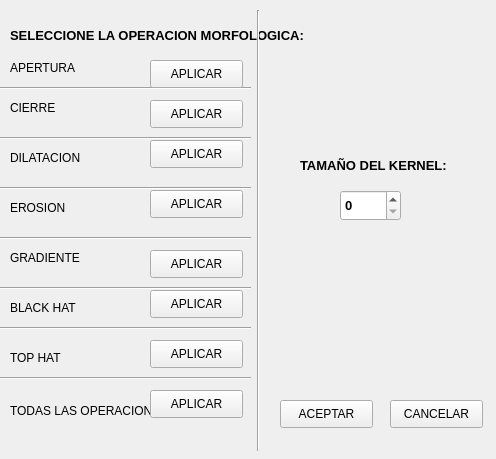
<?xml version="1.0" encoding="UTF-8"?>
<ui version="4.0">
 <class>titulo</class>
 <widget class="QWidget" name="titulo">
  <property name="geometry">
   <rect>
    <x>0</x>
    <y>0</y>
    <width>496</width>
    <height>459</height>
   </rect>
  </property>
  <property name="font">
   <font>
    <family>Arial</family>
    <pointsize>10</pointsize>
    <weight>75</weight>
    <bold>true</bold>
   </font>
  </property>
  <property name="windowTitle">
   <string>Form</string>
  </property>
  <widget class="QLabel" name="label">
   <property name="geometry">
    <rect>
     <x>10</x>
     <y>0</y>
     <width>321</width>
     <height>71</height>
    </rect>
   </property>
   <property name="text">
    <string>SELECCIONE LA OPERACION MORFOLOGICA:</string>
   </property>
   <property name="wordWrap">
    <bool>true</bool>
   </property>
  </widget>
  <widget class="QLabel" name="apertura">
   <property name="geometry">
    <rect>
     <x>10</x>
     <y>60</y>
     <width>101</width>
     <height>16</height>
    </rect>
   </property>
   <property name="font">
    <font>
     <family>Arial</family>
     <pointsize>9</pointsize>
     <weight>50</weight>
     <bold>false</bold>
    </font>
   </property>
   <property name="text">
    <string>APERTURA</string>
   </property>
  </widget>
  <widget class="QLabel" name="cierre">
   <property name="geometry">
    <rect>
     <x>10</x>
     <y>100</y>
     <width>91</width>
     <height>16</height>
    </rect>
   </property>
   <property name="font">
    <font>
     <family>Arial</family>
     <pointsize>9</pointsize>
     <weight>50</weight>
     <bold>false</bold>
    </font>
   </property>
   <property name="text">
    <string>CIERRE</string>
   </property>
  </widget>
  <widget class="QLabel" name="erosion">
   <property name="geometry">
    <rect>
     <x>10</x>
     <y>200</y>
     <width>91</width>
     <height>16</height>
    </rect>
   </property>
   <property name="font">
    <font>
     <family>Arial</family>
     <pointsize>9</pointsize>
     <weight>50</weight>
     <bold>false</bold>
    </font>
   </property>
   <property name="text">
    <string>EROSION</string>
   </property>
  </widget>
  <widget class="QLabel" name="dilatacion">
   <property name="geometry">
    <rect>
     <x>10</x>
     <y>150</y>
     <width>101</width>
     <height>16</height>
    </rect>
   </property>
   <property name="font">
    <font>
     <family>Arial</family>
     <pointsize>9</pointsize>
     <weight>50</weight>
     <bold>false</bold>
    </font>
   </property>
   <property name="text">
    <string>DILATACION</string>
   </property>
  </widget>
  <widget class="QLabel" name="gradiente">
   <property name="geometry">
    <rect>
     <x>10</x>
     <y>250</y>
     <width>91</width>
     <height>16</height>
    </rect>
   </property>
   <property name="font">
    <font>
     <family>Arial</family>
     <pointsize>9</pointsize>
     <weight>50</weight>
     <bold>false</bold>
    </font>
   </property>
   <property name="text">
    <string>GRADIENTE</string>
   </property>
  </widget>
  <widget class="QLabel" name="tophat">
   <property name="geometry">
    <rect>
     <x>10</x>
     <y>350</y>
     <width>81</width>
     <height>16</height>
    </rect>
   </property>
   <property name="font">
    <font>
     <family>Arial</family>
     <pointsize>9</pointsize>
     <weight>50</weight>
     <bold>false</bold>
    </font>
   </property>
   <property name="text">
    <string>TOP HAT</string>
   </property>
  </widget>
  <widget class="QLabel" name="blackhat">
   <property name="geometry">
    <rect>
     <x>10</x>
     <y>300</y>
     <width>91</width>
     <height>16</height>
    </rect>
   </property>
   <property name="font">
    <font>
     <family>Arial</family>
     <pointsize>9</pointsize>
     <weight>50</weight>
     <bold>false</bold>
    </font>
   </property>
   <property name="text">
    <string>BLACK HAT</string>
   </property>
  </widget>
  <widget class="QLabel" name="todos">
   <property name="geometry">
    <rect>
     <x>10</x>
     <y>390</y>
     <width>161</width>
     <height>41</height>
    </rect>
   </property>
   <property name="font">
    <font>
     <family>Arial</family>
     <pointsize>9</pointsize>
     <weight>50</weight>
     <bold>false</bold>
    </font>
   </property>
   <property name="text">
    <string>TODAS LAS OPERACIONES</string>
   </property>
   <property name="wordWrap">
    <bool>true</bool>
   </property>
  </widget>
  <widget class="Line" name="line">
   <property name="geometry">
    <rect>
     <x>250</x>
     <y>10</y>
     <width>16</width>
     <height>441</height>
    </rect>
   </property>
   <property name="orientation">
    <enum>Qt::Vertical</enum>
   </property>
  </widget>
  <widget class="Line" name="line_2">
   <property name="geometry">
    <rect>
     <x>0</x>
     <y>80</y>
     <width>251</width>
     <height>16</height>
    </rect>
   </property>
   <property name="orientation">
    <enum>Qt::Horizontal</enum>
   </property>
  </widget>
  <widget class="Line" name="line_3">
   <property name="geometry">
    <rect>
     <x>0</x>
     <y>130</y>
     <width>251</width>
     <height>16</height>
    </rect>
   </property>
   <property name="orientation">
    <enum>Qt::Horizontal</enum>
   </property>
  </widget>
  <widget class="Line" name="line_4">
   <property name="geometry">
    <rect>
     <x>0</x>
     <y>180</y>
     <width>251</width>
     <height>16</height>
    </rect>
   </property>
   <property name="orientation">
    <enum>Qt::Horizontal</enum>
   </property>
  </widget>
  <widget class="Line" name="line_5">
   <property name="geometry">
    <rect>
     <x>0</x>
     <y>230</y>
     <width>251</width>
     <height>16</height>
    </rect>
   </property>
   <property name="orientation">
    <enum>Qt::Horizontal</enum>
   </property>
  </widget>
  <widget class="Line" name="line_6">
   <property name="geometry">
    <rect>
     <x>0</x>
     <y>280</y>
     <width>251</width>
     <height>16</height>
    </rect>
   </property>
   <property name="orientation">
    <enum>Qt::Horizontal</enum>
   </property>
  </widget>
  <widget class="Line" name="line_7">
   <property name="geometry">
    <rect>
     <x>0</x>
     <y>320</y>
     <width>251</width>
     <height>16</height>
    </rect>
   </property>
   <property name="orientation">
    <enum>Qt::Horizontal</enum>
   </property>
  </widget>
  <widget class="Line" name="line_8">
   <property name="geometry">
    <rect>
     <x>0</x>
     <y>370</y>
     <width>251</width>
     <height>16</height>
    </rect>
   </property>
   <property name="orientation">
    <enum>Qt::Horizontal</enum>
   </property>
  </widget>
  <widget class="QPushButton" name="bnt_apertura">
   <property name="geometry">
    <rect>
     <x>150</x>
     <y>60</y>
     <width>93</width>
     <height>28</height>
    </rect>
   </property>
   <property name="font">
    <font>
     <family>Arial</family>
     <pointsize>9</pointsize>
     <weight>50</weight>
     <bold>false</bold>
    </font>
   </property>
   <property name="text">
    <string>APLICAR</string>
   </property>
  </widget>
  <widget class="QPushButton" name="bnt_cierre">
   <property name="geometry">
    <rect>
     <x>150</x>
     <y>100</y>
     <width>93</width>
     <height>28</height>
    </rect>
   </property>
   <property name="font">
    <font>
     <family>Arial</family>
     <pointsize>9</pointsize>
     <weight>50</weight>
     <bold>false</bold>
    </font>
   </property>
   <property name="text">
    <string>APLICAR</string>
   </property>
  </widget>
  <widget class="QPushButton" name="bnt_dilatacion">
   <property name="geometry">
    <rect>
     <x>150</x>
     <y>140</y>
     <width>93</width>
     <height>28</height>
    </rect>
   </property>
   <property name="font">
    <font>
     <family>Arial</family>
     <pointsize>9</pointsize>
     <weight>50</weight>
     <bold>false</bold>
    </font>
   </property>
   <property name="text">
    <string>APLICAR</string>
   </property>
  </widget>
  <widget class="QPushButton" name="bnt_erosion">
   <property name="geometry">
    <rect>
     <x>150</x>
     <y>190</y>
     <width>93</width>
     <height>28</height>
    </rect>
   </property>
   <property name="font">
    <font>
     <family>Arial</family>
     <pointsize>9</pointsize>
     <weight>50</weight>
     <bold>false</bold>
    </font>
   </property>
   <property name="text">
    <string>APLICAR</string>
   </property>
  </widget>
  <widget class="QPushButton" name="bnt_gradiente">
   <property name="geometry">
    <rect>
     <x>150</x>
     <y>250</y>
     <width>93</width>
     <height>28</height>
    </rect>
   </property>
   <property name="font">
    <font>
     <family>Arial</family>
     <pointsize>9</pointsize>
     <weight>50</weight>
     <bold>false</bold>
    </font>
   </property>
   <property name="text">
    <string>APLICAR</string>
   </property>
  </widget>
  <widget class="QPushButton" name="bnt_blackhat">
   <property name="geometry">
    <rect>
     <x>150</x>
     <y>290</y>
     <width>93</width>
     <height>28</height>
    </rect>
   </property>
   <property name="font">
    <font>
     <family>Arial</family>
     <pointsize>9</pointsize>
     <weight>50</weight>
     <bold>false</bold>
    </font>
   </property>
   <property name="text">
    <string>APLICAR</string>
   </property>
  </widget>
  <widget class="QPushButton" name="bnt_tophat">
   <property name="geometry">
    <rect>
     <x>150</x>
     <y>340</y>
     <width>93</width>
     <height>28</height>
    </rect>
   </property>
   <property name="font">
    <font>
     <family>Arial</family>
     <pointsize>9</pointsize>
     <weight>50</weight>
     <bold>false</bold>
    </font>
   </property>
   <property name="text">
    <string>APLICAR</string>
   </property>
  </widget>
  <widget class="QPushButton" name="bnt_todas">
   <property name="geometry">
    <rect>
     <x>150</x>
     <y>390</y>
     <width>93</width>
     <height>28</height>
    </rect>
   </property>
   <property name="font">
    <font>
     <family>Arial</family>
     <pointsize>9</pointsize>
     <weight>50</weight>
     <bold>false</bold>
    </font>
   </property>
   <property name="text">
    <string>APLICAR</string>
   </property>
  </widget>
  <widget class="QLabel" name="TITULO_2">
   <property name="geometry">
    <rect>
     <x>300</x>
     <y>130</y>
     <width>321</width>
     <height>71</height>
    </rect>
   </property>
   <property name="text">
    <string>TAMAÑO DEL KERNEL: </string>
   </property>
   <property name="wordWrap">
    <bool>true</bool>
   </property>
  </widget>
  <widget class="QSpinBox" name="numero">
   <property name="geometry">
    <rect>
     <x>340</x>
     <y>190</y>
     <width>61</width>
     <height>31</height>
    </rect>
   </property>
  </widget>
  <widget class="QPushButton" name="aceptar">
   <property name="geometry">
    <rect>
     <x>280</x>
     <y>400</y>
     <width>93</width>
     <height>28</height>
    </rect>
   </property>
   <property name="font">
    <font>
     <family>Arial</family>
     <pointsize>9</pointsize>
     <weight>50</weight>
     <bold>false</bold>
    </font>
   </property>
   <property name="text">
    <string>ACEPTAR</string>
   </property>
  </widget>
  <widget class="QPushButton" name="cancelar">
   <property name="geometry">
    <rect>
     <x>390</x>
     <y>400</y>
     <width>93</width>
     <height>28</height>
    </rect>
   </property>
   <property name="font">
    <font>
     <family>Arial</family>
     <pointsize>9</pointsize>
     <weight>50</weight>
     <bold>false</bold>
    </font>
   </property>
   <property name="text">
    <string>CANCELAR</string>
   </property>
  </widget>
 </widget>
 <resources/>
 <connections/>
</ui>
